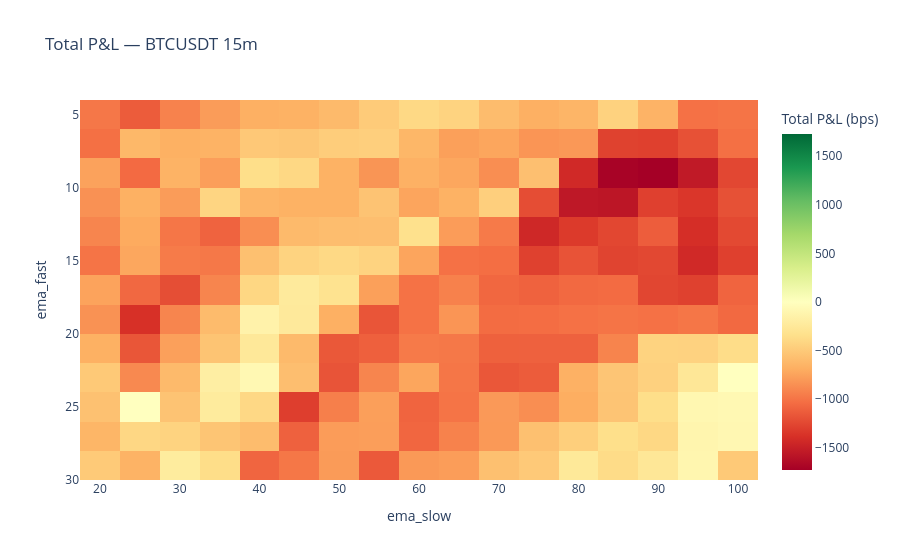

Notebook source saved alongside this figure:
### Code cell
grid = results.pivot(index="ema_fast", columns="ema_slow", values="total_pnl_bps")
fig = px.imshow(
    grid,
    color_continuous_scale="RdYlGn",
    color_continuous_midpoint=0,
    aspect="auto",
    labels=dict(x="ema_slow", y="ema_fast", color="Total P&L (bps)"),
    title=f"Total P&L — {SYMBOL} {INTERVAL}m",
)
fig.show()

### Figure 1 — Plotly figure (JSON) as saved in the notebook; plotly's stock layout.template omitted (floating-point values rounded to 4 significant figures; data arrays with more than 128 entries replaced by an {"elided": "..."} marker saying what was removed)
{"data": [{"coloraxis": "coloraxis", "hovertemplate": "ema_slow: %{x}<br>ema_fast: %{y}<br>Total P&L (bps): %{z}<extra></extra>", "name": "0", "type": "heatmap", "x": [20, 25, 30, 35, 40, 45, 50, 55, 60, 65, 70, 75, 80, 85, 90, 95, 100], "xaxis": "x", "y": [5, 7, 9, 11, 13, 15, 17, 19, 21, 23, 25, 27, 29], "yaxis": "y", "z": {"elided": "13x17 float values"}}], "layout": {"coloraxis": {"cmid": 0, "colorbar": {"title": {"text": "Total P&L (bps)"}}, "colorscale": [[0, "rgb(165,0,38)"], [0.1, "rgb(215,48,39)"], [0.2, "rgb(244,109,67)"], [0.3, "rgb(253,174,97)"], [0.4, "rgb(254,224,139)"], [0.5, "rgb(255,255,191)"], [0.6, "rgb(217,239,139)"], [0.7, "rgb(166,217,106)"], [0.8, "rgb(102,189,99)"], [0.9, "rgb(26,152,80)"], [1, "rgb(0,104,55)"]]}, "title": {"text": "Total P&L — BTCUSDT 15m"}, "xaxis": {"anchor": "y", "domain": [0, 1], "title": {"text": "ema_slow"}}, "yaxis": {"anchor": "x", "autorange": "reversed", "domain": [0, 1], "title": {"text": "ema_fast"}}}}
